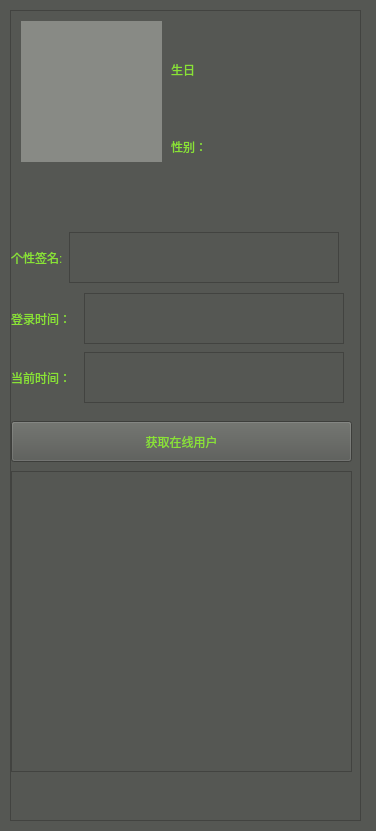
<?xml version="1.0" encoding="UTF-8"?>
<ui version="4.0">
 <class>LoginService</class>
 <widget class="QWidget" name="LoginService">
  <property name="geometry">
   <rect>
    <x>0</x>
    <y>0</y>
    <width>376</width>
    <height>831</height>
   </rect>
  </property>
  <property name="minimumSize">
   <size>
    <width>376</width>
    <height>831</height>
   </size>
  </property>
  <property name="maximumSize">
   <size>
    <width>376</width>
    <height>831</height>
   </size>
  </property>
  <property name="windowTitle">
   <string>Form</string>
  </property>
  <property name="styleSheet">
   <string notr="true">background-color: rgb(85, 87, 83);</string>
  </property>
  <widget class="QScrollArea" name="scrollArea">
   <property name="geometry">
    <rect>
     <x>10</x>
     <y>10</y>
     <width>351</width>
     <height>811</height>
    </rect>
   </property>
   <property name="widgetResizable">
    <bool>true</bool>
   </property>
   <widget class="QWidget" name="scrollAreaWidgetContents">
    <property name="geometry">
     <rect>
      <x>0</x>
      <y>0</y>
      <width>349</width>
      <height>809</height>
     </rect>
    </property>
    <widget class="QLabel" name="labelimage">
     <property name="geometry">
      <rect>
       <x>10</x>
       <y>10</y>
       <width>141</width>
       <height>141</height>
      </rect>
     </property>
     <property name="styleSheet">
      <string notr="true">background-color: rgb(136, 138, 133);</string>
     </property>
     <property name="text">
      <string/>
     </property>
    </widget>
    <widget class="QLabel" name="labeluser">
     <property name="geometry">
      <rect>
       <x>160</x>
       <y>10</y>
       <width>171</width>
       <height>31</height>
      </rect>
     </property>
     <property name="styleSheet">
      <string notr="true">color: rgb(138, 226, 52);
</string>
     </property>
     <property name="text">
      <string/>
     </property>
    </widget>
    <widget class="QLabel" name="labelbirthday">
     <property name="geometry">
      <rect>
       <x>160</x>
       <y>70</y>
       <width>171</width>
       <height>31</height>
      </rect>
     </property>
     <property name="styleSheet">
      <string notr="true">color: rgb(138, 226, 52);
</string>
     </property>
     <property name="text">
      <string/>
     </property>
    </widget>
    <widget class="QLabel" name="label">
     <property name="geometry">
      <rect>
       <x>160</x>
       <y>50</y>
       <width>51</width>
       <height>17</height>
      </rect>
     </property>
     <property name="styleSheet">
      <string notr="true">color: rgb(138, 226, 52);
</string>
     </property>
     <property name="text">
      <string>生日</string>
     </property>
    </widget>
    <widget class="QLabel" name="label_2">
     <property name="geometry">
      <rect>
       <x>160</x>
       <y>120</y>
       <width>41</width>
       <height>31</height>
      </rect>
     </property>
     <property name="styleSheet">
      <string notr="true">color: rgb(138, 226, 52);
</string>
     </property>
     <property name="text">
      <string>性别：</string>
     </property>
    </widget>
    <widget class="QLabel" name="labelsex">
     <property name="geometry">
      <rect>
       <x>200</x>
       <y>120</y>
       <width>131</width>
       <height>31</height>
      </rect>
     </property>
     <property name="styleSheet">
      <string notr="true">color: rgb(138, 226, 52);
</string>
     </property>
     <property name="text">
      <string/>
     </property>
    </widget>
    <widget class="QPushButton" name="pushButtonGetClient">
     <property name="geometry">
      <rect>
       <x>0</x>
       <y>410</y>
       <width>341</width>
       <height>41</height>
      </rect>
     </property>
     <property name="styleSheet">
      <string notr="true">color: rgb(138, 226, 52);</string>
     </property>
     <property name="text">
      <string>获取在线用户</string>
     </property>
    </widget>
    <widget class="QLabel" name="labeladdress">
     <property name="geometry">
      <rect>
       <x>10</x>
       <y>170</y>
       <width>321</width>
       <height>31</height>
      </rect>
     </property>
     <property name="styleSheet">
      <string notr="true">color: rgb(138, 226, 52);
</string>
     </property>
     <property name="text">
      <string/>
     </property>
    </widget>
    <widget class="QWidget" name="layoutWidget">
     <property name="geometry">
      <rect>
       <x>0</x>
       <y>280</y>
       <width>333</width>
       <height>114</height>
      </rect>
     </property>
     <layout class="QVBoxLayout" name="verticalLayout">
      <item>
       <layout class="QHBoxLayout" name="horizontalLayout">
        <item>
         <widget class="QLabel" name="label_4">
          <property name="minimumSize">
           <size>
            <width>67</width>
            <height>51</height>
           </size>
          </property>
          <property name="maximumSize">
           <size>
            <width>67</width>
            <height>51</height>
           </size>
          </property>
          <property name="styleSheet">
           <string notr="true">color: rgb(138, 226, 52);
</string>
          </property>
          <property name="text">
           <string>登录时间：</string>
          </property>
         </widget>
        </item>
        <item>
         <widget class="QTextEdit" name="textEditStartTime">
          <property name="maximumSize">
           <size>
            <width>371</width>
            <height>51</height>
           </size>
          </property>
          <property name="styleSheet">
           <string notr="true">color: rgb(138, 226, 52);
font: 11pt &quot;Ubuntu&quot;;
</string>
          </property>
         </widget>
        </item>
       </layout>
      </item>
      <item>
       <layout class="QHBoxLayout" name="horizontalLayout_2">
        <item>
         <widget class="QLabel" name="label_5">
          <property name="minimumSize">
           <size>
            <width>67</width>
            <height>51</height>
           </size>
          </property>
          <property name="maximumSize">
           <size>
            <width>67</width>
            <height>51</height>
           </size>
          </property>
          <property name="styleSheet">
           <string notr="true">color: rgb(138, 226, 52);
</string>
          </property>
          <property name="text">
           <string>当前时间：</string>
          </property>
         </widget>
        </item>
        <item>
         <widget class="QTextEdit" name="textEditCurrent">
          <property name="maximumSize">
           <size>
            <width>371</width>
            <height>51</height>
           </size>
          </property>
          <property name="styleSheet">
           <string notr="true">color: rgb(138, 226, 52);
font: 11pt &quot;Ubuntu&quot;;
</string>
          </property>
         </widget>
        </item>
       </layout>
      </item>
     </layout>
    </widget>
    <widget class="QTableWidget" name="tableWidget">
     <property name="geometry">
      <rect>
       <x>0</x>
       <y>460</y>
       <width>341</width>
       <height>301</height>
      </rect>
     </property>
     <property name="styleSheet">
      <string notr="true">color: rgb(138, 226, 52);
font: 15pt &quot;Ubuntu&quot;;</string>
     </property>
    </widget>
    <widget class="QLabel" name="labelSendName">
     <property name="geometry">
      <rect>
       <x>0</x>
       <y>770</y>
       <width>341</width>
       <height>33</height>
      </rect>
     </property>
     <property name="styleSheet">
      <string notr="true">color: rgb(138, 226, 52);</string>
     </property>
     <property name="text">
      <string/>
     </property>
    </widget>
    <widget class="QWidget" name="">
     <property name="geometry">
      <rect>
       <x>0</x>
       <y>220</y>
       <width>328</width>
       <height>53</height>
      </rect>
     </property>
     <layout class="QHBoxLayout" name="horizontalLayout_3">
      <item>
       <widget class="QLabel" name="label_3">
        <property name="styleSheet">
         <string notr="true">color: rgb(138, 226, 52);
</string>
        </property>
        <property name="text">
         <string>个性签名:</string>
        </property>
       </widget>
      </item>
      <item>
       <widget class="QTextEdit" name="textEdit">
        <property name="maximumSize">
         <size>
          <width>371</width>
          <height>51</height>
         </size>
        </property>
        <property name="styleSheet">
         <string notr="true">color: rgb(138, 226, 52);
</string>
        </property>
       </widget>
      </item>
     </layout>
    </widget>
   </widget>
  </widget>
 </widget>
 <resources/>
 <connections/>
</ui>
